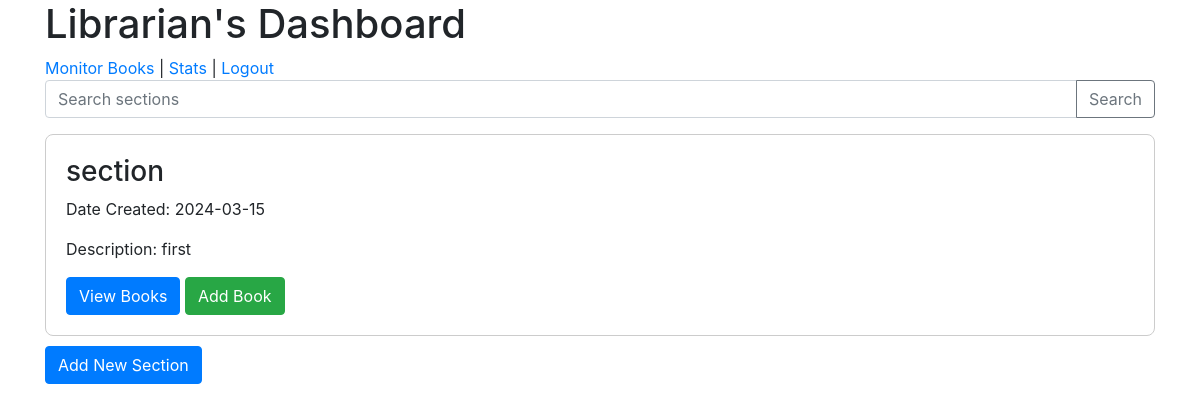
The page /librarian_dashboard (signed in) on the database as committed earlier.
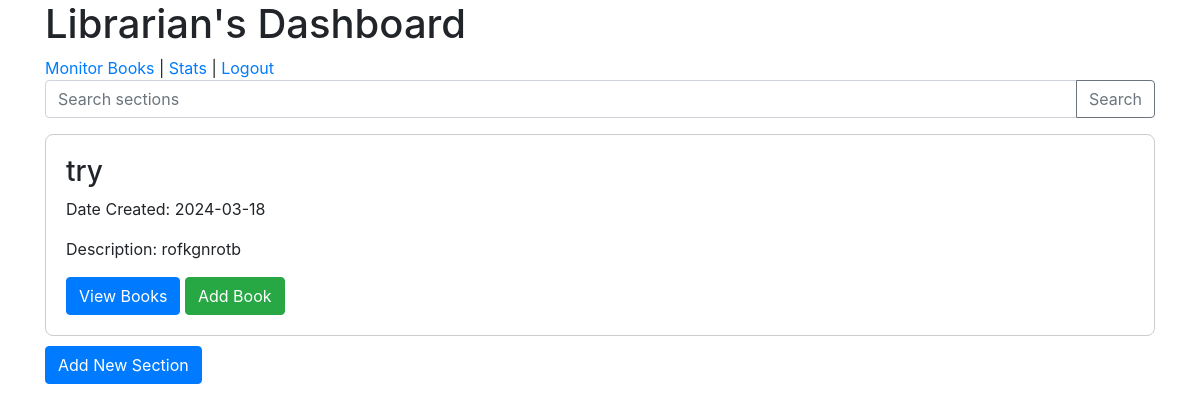
The same page on the database as committed later.
### app.py (models this page shows)
class Section(db.Model):
    id = db.Column(db.Integer, primary_key=True)
    title = db.Column(db.String(100), nullable=False)
    date_created = db.Column(db.DateTime, default=datetime.utcnow, nullable=False)
    description = db.Column(db.String(500), nullable=True)
    user_id = db.Column(db.Integer, db.ForeignKey('user.id'))
    books = db.relationship('Book', back_populates='section')
    issues = db.relationship('Issue', backref='section', lazy='dynamic')

### app.py (the view)
@app.route('/librarian_dashboard', methods=['GET', 'POST'])
def librarian_dashboard():
    if 'librarian_id' not in session:
        return redirect(url_for('librarian_login'))
    librarian_id = session['librarian_id']
    query = request.args.get('query')  # Get the search query from URL parameters for GET request
    if query:
        sections = Section.query.filter(Section.user_id == librarian_id, Section.title.contains(query)).all()
    else:
        sections = Section.query.filter_by(user_id=librarian_id).all()
    return render_template('librarian_dashboard.html', sections=sections)

### templates/librarian_dashboard.html (shortened to what this page needs)
<!DOCTYPE html>
<html lang="en">
<head>
    <link rel="stylesheet" href="https://stackpath.bootstrapcdn.com/bootstrap/4.3.1/css/bootstrap.min.css">
</head>
<body>
<div class="container">
    <h1>Librarian's Dashboard</h1>
    <div>
        <a href="{{ url_for('monitor_books') }}">Monitor Books</a> |
        <a href="stats.html">Stats</a> |
        <a href="{{ url_for('logout') }}">Logout</a>
    </div>
    <form action="{{ url_for('librarian_dashboard') }}" method="GET" class="input-group mb-3">
        <input type="text" class="form-control" placeholder="Search sections" aria-label="Search" name="query">
        <div class="input-group-append">
            <button class="btn btn-outline-secondary" type="submit">Search</button>
        </div>
    </form>
    {% for section in sections %}
    <div class="section-card">
        <h3>{{ section.title }}</h3>
        <p>Date Created: {{ section.date_created.strftime('%Y-%m-%d') }}</p>
        <p>Description: {{ section.description }}</p>
        <a href="{{ url_for('view_books', section_id=section.id) }}" class="btn btn-primary">View Books</a>
        <a href="{{ url_for('add_book_form', section_id=section.id) }}" class="btn btn-success">Add Book</a>
    </div>
    {% else %}
    <p>No sections added yet.</p>
    {% endfor %}
    <a href="{{ url_for('add_section_form') }}" class="btn btn-primary">Add New Section</a>
</div>
</body>
</html>

### templates/librarian_dashboard.html (style rules this page uses)
.section-card, .recent-section-card { border: 1px solid #ccc; border-radius: 8px; padding: 20px; margin: 10px 0; width: 100%; }

Rows that differ between the two databases and show on the page:
removed Section: title "section", date_created "2024-03-15", description "first"
added Section: title "try", date_created "2024-03-18", description "rofkgnrotb"
